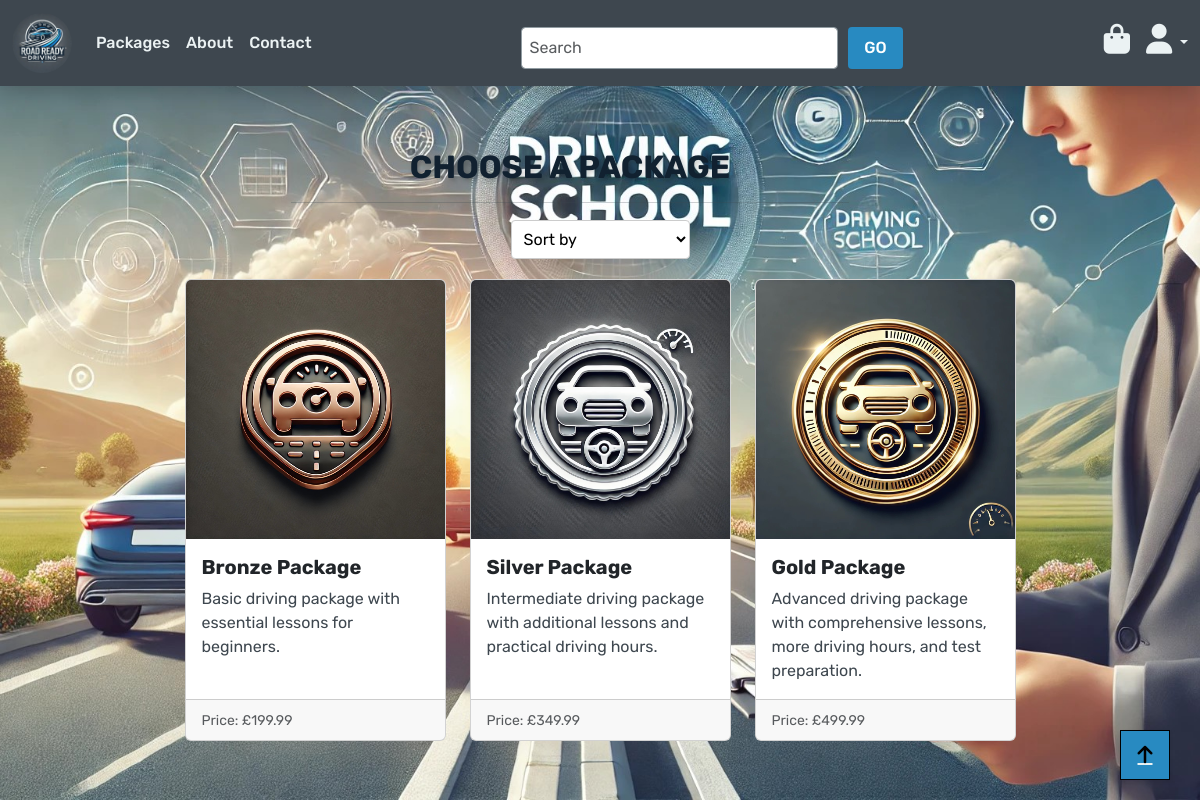
/packages/packages/, run on the app's committed database.
### packages/models.py (models this page shows, shortened)
class Package(models.Model):
    CATEGORY_CHOICES = [
        ('bronze', 'Bronze'),
        ('silver', 'Silver'),
        ('gold', 'Gold'),
    ]
    category = models.ForeignKey(Category, on_delete=models.CASCADE, related_name="packages")
    name = models.CharField(max_length=100, unique=True)
    icon = models.CharField(max_length=100)  # Stores the icon name like "bronze-driving-icon"
    price = models.DecimalField(max_digits=6, decimal_places=2)
    description = models.TextField()
    image_url = models.URLField(max_length=500, blank=True, null=True)  # Stores hosted image URL
    image = models.ImageField(upload_to="packages/", blank=True, null=True)  # Stores uploaded image

### packages/views.py (the view, shortened to what this page needs)
# urls.py: path('packages/', views.all_packages, name='packages'),
def all_packages(request):
    packages = Package.objects.all()
    query = None
    sort = request.GET.get('sort', '')
    context = {
        'packages': packages,
        'search_term': query,
    }
    return render(request, 'packages/packages.html', context)

### bag/contexts.py (called while the page is built, shortened)
def bag_contents(request):
    bag_items = []
    total = 0
    package_count = 0
    bag = request.session.get('bag', {})
    context = {
        'bag_items': bag_items,
        'total': total,
        'package_count': package_count,
    }
    return context

### packages/templates/packages/packages.html (shortened to what this page needs)
{% extends "base.html" %}
{% load static %}
{% block page_header %}
<div class="container header-container">
    <div class="row">
        <div class="col-12 text-center mt-5">
            <h2 class="logo-font">CHOOSE A PACKAGE</h2>
            <hr class="mx-auto w-50 mb-4">
        </div>
    </div>
</div>
{% endblock %}
{% block content %}
<div class="container">
        <form method="get" action="" class="sort-form">
            <select name="sort" onchange="this.form.submit()">
                <option value="">Sort by</option>
            </select>
        </form>
    <div class="row justify-content-center">
        {% for package in packages %}
        <div class="col-sm-6 col-md-4 col-lg-3 mb-4">
            <div class="card h-100">
                {% if package.icon %}
                <a href="{% url 'package_detail' package_id=package.id %}">
                <img class="card-img-top" src="{{ package.image.url }}" alt="{{ package.name }}">
                </a>
                {% else %}
                <a href="">
                <img class="card-img-top" src="{{ MEDIA_URL }}noimage.png" alt="{{ package.name }}">
                </a>
                {% endif %}
                <div class="card-body">
                    <h5 class="card-title">{{ package.name }}</h5>
                    <p class="card-text">{{ package.description }}</p>
                </div>
                <div class="card-footer">
                    <small class="text-muted">Price: £{{ package.price }}</small>
                </div>
            </div>
        </div>
        {% empty %}
        <div class="col">
            <p>No packages available.</p>
        </div>
        {% endfor %}
    </div>
</div>
<div class="btt-button shadow-sm rounded-0 border border-black">
    <a href="#" class="btt-link d-flex h-100">
        <i class="fas fa-arrow-up text-black mx-auto my-auto"></i>
    </a>
</div>
{% endblock %}

### staticfiles/static/css/base.css (style rules this page uses)
html, body { height: 100%; font-family: 'Rubik', sans-serif; color: #3E474F; }
body { background: url("/static/media/background-image.jpg") no-repeat center center fixed; background-size: cover; height: calc(100vh - 164px); padding-top: 100px; }
h1, h2, h3, h4, h5, h6 { font-family: 'Rubik', sans-serif; font-weight: 700; color: #112130; }
p { font-weight: 400; color: #3E474F; }
.logo-font { color: #112130 !important; font-weight: 700; text-shadow: 2px 2px 5px rgba(0, 0, 0, 0.2); }
.btt-button { position: fixed; bottom: 20px; right: 30px; width: 50px; height: 50px; cursor: pointer; z-index: 1000; background-color: #288AC1; border-color: #EBF2F3; border-radius: 50%; }
.btt-link { display: flex; justify-content: center; align-items: center; height: 100%; color: #EBF2F3; }
.fa-arrow-up { font-size: 20px; }
.logo-font { text-align: center; font-weight: bold; color: #333; }
.card { margin: 0 auto; width: 100%; }
.header-container { position: absolute; top: 0; width: 100%; z-index: 1050; margin-top: 0; margin-bottom: 50px; }
.container { padding-top: 100px; }
.sort-form { margin-top: 20px; margin-bottom: 20px; text-align: center; }
.sort-form select { padding: 8px; margin: auto; display: inline-block; border: 1px solid #ccc; border-radius: 4px; background-color: white; cursor: pointer; }

### data on the page
Package: image (picture), name "Bronze Package", description "Basic driving package with essential lessons for beginners.", price "199.99"
Package: image (picture), name "Silver Package", description "Intermediate driving package with additional lessons and practical driving hours.", price "349.99"
Package: image (picture), name "Gold Package", description "Advanced driving package with comprehensive lessons, more driving hours, and test preparation.", price "499.99"
